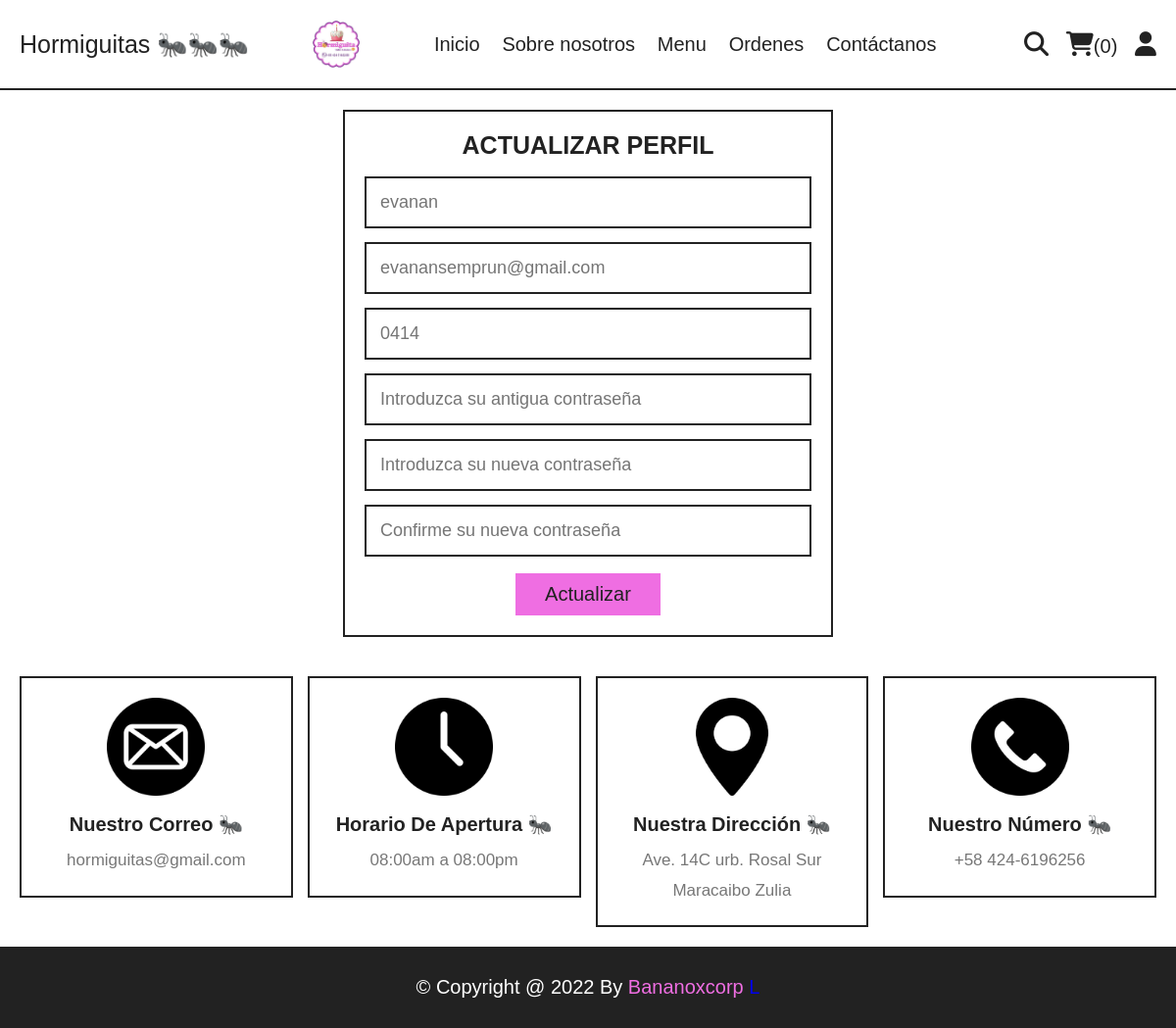
/update_profile.php (signed in), run on the app's committed database.
### tables this page shows
CREATE TABLE `users` (
  `id` int(100) NOT NULL,
  `name` varchar(20) NOT NULL,
  `email` varchar(50) NOT NULL,
  `number` varchar(10) NOT NULL,
  `password` varchar(50) NOT NULL,
  `address` varchar(500) NOT NULL
);

### update_profile.php (the view, shortened to what this page needs)
<?php
include 'components/connect.php';
?>
<!DOCTYPE html>
<html lang="en">
<head>
   <link rel="stylesheet" href="https://cdnjs.cloudflare.com/ajax/libs/font-awesome/6.1.1/css/all.min.css">
   <link rel="stylesheet" href="css/style.css">
</head>
<body>
<?php include 'components/user_header.php'; ?>
<section class="form-container update-form">
   <form action="" method="post">
      <h3>Actualizar perfil</h3>
      <input type="text" name="name" placeholder="<?= $fetch_profile['name']; ?>" class="box" maxlength="50">
      <input type="email" name="email" placeholder="<?= $fetch_profile['email']; ?>" class="box" maxlength="50" oninput="this.value = this.value.replace(/\s/g, '')">
      <input type="number" name="number" placeholder="<?= $fetch_profile['number']; ?>"class="box" min="0" max="9999999999" maxlength="10">
      <input type="password" name="old_pass" placeholder="Introduzca su antigua contraseña" class="box" maxlength="50" oninput="this.value = this.value.replace(/\s/g, '')">
      <input type="password" name="new_pass" placeholder="Introduzca su nueva contraseña" class="box" maxlength="50" oninput="this.value = this.value.replace(/\s/g, '')">
      <input type="password" name="confirm_pass" placeholder="Confirme su nueva contraseña" class="box" maxlength="50" oninput="this.value = this.value.replace(/\s/g, '')">
      <input type="submit" value="Actualizar" name="submit" class="btn">
   </form>
</section>
<?php include 'components/footer.php'; ?>
</body>
</html>

### css/style.css (style rules this page uses)
:root { --yellow:#EF6EE2; --red:#e74c3c; --white:#fff; --black:#222; --light-color:#777; --border:.2rem solid var(--black); }
* { font-family: Arial, Helvetica, sans-serif; margin:0; padding:0; box-sizing: border-box; outline: none; border: none; text-decoration: none; }
html { font-size: 62.5%; overflow-x: hidden; scroll-behavior: smooth; stop-opacity: 7rem; }
section { margin:0 auto; max-width: 1200px; padding:2rem; }
.btn, .delete-btn { margin-top: 1rem; display: inline-block; font-size: 2rem; padding:1rem 3rem; cursor: pointer; text-transform: capitalize; transition: .2s linear; }
.btn { background-color: var(--yellow); color:var(--black); }
.form-container form { border:var(--border); margin:0 auto; max-width: 50rem; padding:2rem; text-align: center; }
.form-container form h3 { font-size: 2.5rem; color:var(--black); text-transform: uppercase; margin-bottom: 1rem; }
.form-container form .box { margin:.7rem 0; width: 100%; border:var(--border); padding:1.4rem; font-size: 1.8rem; color:var(--black); }

### data on the page
users: name "evanan", email "evanansemprun@gmail.com", number "0414"

### other printed values
$total_cart_items "0"
